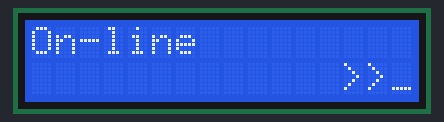
A sketch run on a simulated ESP8266 (Wemos D1 mini). Shown: 16×2 character LCD. WiFi joins after 1.5 s; servers stay silent unless stated.

Above: at 2.22 s.
At 2.6 s:
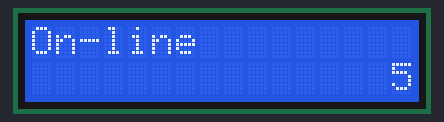
At 3.6 s:
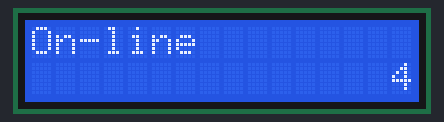
At 4.6 s:
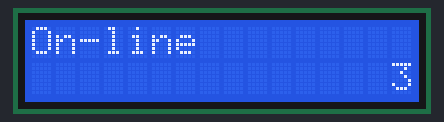
At 5.6 s:
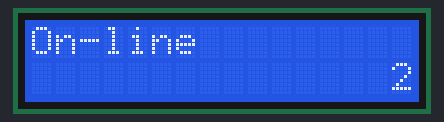
At 7.89 s:
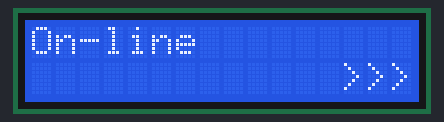

Measured:
- by itself, everything shown: repeats every 5.5 s, in 8 steps
- what the display in image 1 shows lasts 1.0 s, from 2.5 s to 3.5 s

The sketch:

lcd_http.ino
```cpp
#include <ESP8266WiFi.h>
#include <ESP8266HTTPClient.h>
#include <LiquidCrystal_I2C.h>

LiquidCrystal_I2C lcd(0x27, 16, 2); // set the LCD address to 0x3F for a 16 chars and 2 line display
const char* ssid = "netis";
const char* password = "password";

HTTPClient http;

void setup()
{
  lcd.init();
  lcd.backlight();

  WiFi.begin(ssid, password);

  while (WiFi.status() != WL_CONNECTED){
    lcd.clear();
    lcd.print("Connecting...");
    delay(1000);
  }

  lcd.clear();
  lcd.print("On-line");
}

String httpRequest(String url){
  http.begin(url);
  int httpCode = http.GET();
  if (httpCode == 0){
    http.end();
    return "HTTP Request failed";
  }

  String result = http.getString();
  http.end();

  return result;
}

void printLog(String text){
  lcd.setCursor(13, 1);
  lcd.print("___");
  lcd.setCursor(13, 1);
  lcd.print(text);
}

void delay5sec(){
  printLog("  5");
  delay(1000);
  printLog("  4");
  delay(1000);
  printLog("  3");
  delay(1000);
  printLog("  2");
  delay(1000);
  printLog("  1");
  delay(1000);
  printLog("  0");
}

void loop() {
  printLog(">");

  while (WiFi.status() != WL_CONNECTED){
    lcd.clear();
    lcd.print("Not connected");
    delay5sec();
    WiFi.begin(ssid, password);
  }

  printLog(">>");
  String temperature = httpRequest("http://68.183.222.243/temperature.php");
  printLog(">>>");
  String covid19 = httpRequest("http://68.183.222.243/covid-19.php");

  lcd.setCursor(0,0);
  lcd.print(temperature);
  lcd.setCursor(0,1);
  lcd.print(covid19);

  delay5sec();
}
```
